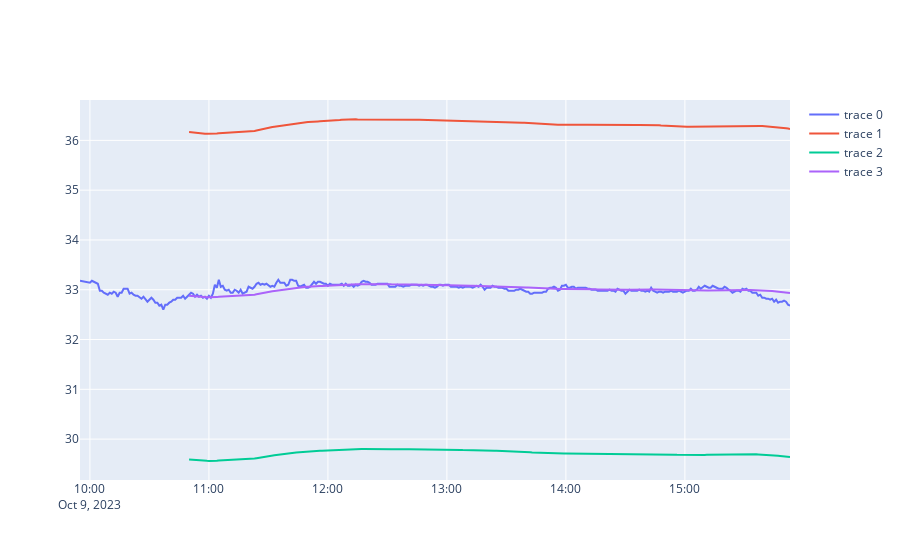

Source (notebook cell):
### Code cell
fig=go.Figure()
fig.add_trace(
    go.Scatter(x=data.index,y=data["close"])
)
fig.add_trace(
    go.Scatter(x=data1.index,y=data1["upper_band"])
)
fig.add_trace(
    go.Scatter(x=data1.index,y=data1["lower_band"])
)
fig.add_trace(
    go.Scatter(x=sma50.index,y=sma50[0])
)

### Figure 1 — Plotly figure (JSON) as saved in the notebook; plotly's stock layout.template omitted (floating-point values rounded to 4 significant figures; data arrays with more than 128 entries replaced by an {"elided": "..."} marker saying what was removed)
{"data": [{"type": "scatter", "x": {"elided": "353 str values"}, "y": {"elided": "353 float values"}}, {"type": "scatter", "x": {"elided": "353 str values"}, "y": {"elided": "353 float values"}}, {"type": "scatter", "x": {"elided": "353 str values"}, "y": {"elided": "353 float values"}}, {"type": "scatter", "x": {"elided": "353 str values"}, "y": {"elided": "353 float values"}}], "layout": {}}
